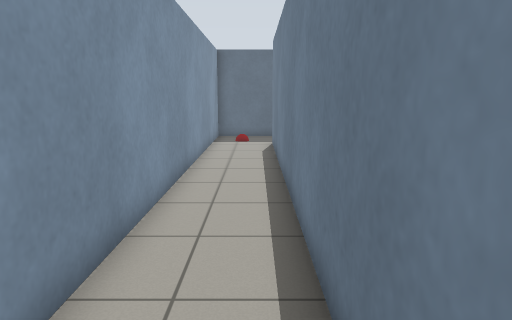
View 1 (above)

20 first-person views from a walk through a world built for the Gazebo simulator. The camera is 1.2 m above the floor, tilts 10° down and sees 70° across. The floor is counted in squares, 0.5 m on a side. Each view is taken from the middle of a square. On the plan, view 1 faces up. The plan holds only what a view shows up to about 20 squares ahead; the rest is blank.

View 2
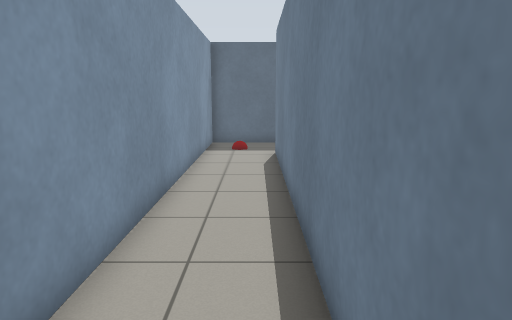

View 3
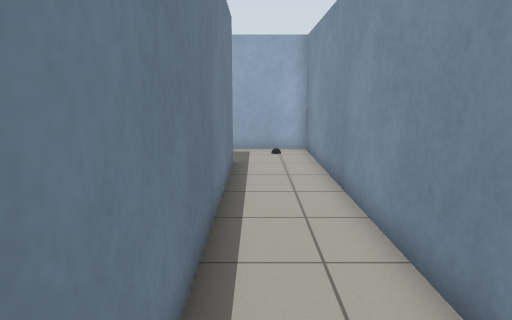

View 4
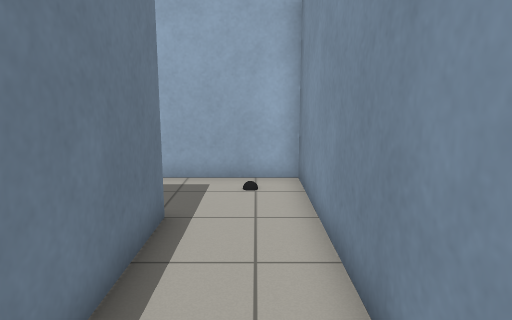

View 5
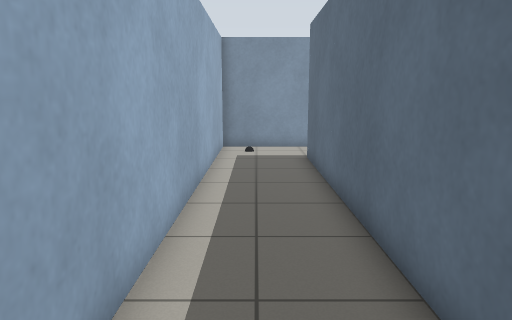

View 6
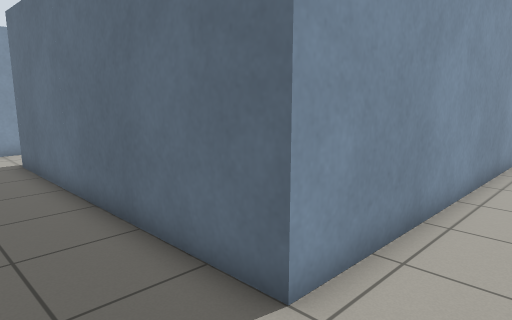

View 7
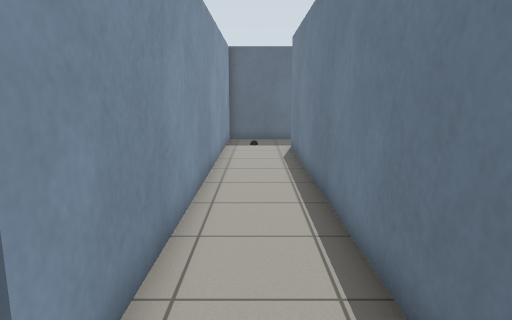

View 8
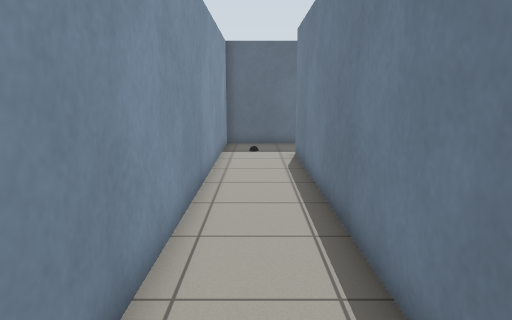

View 9
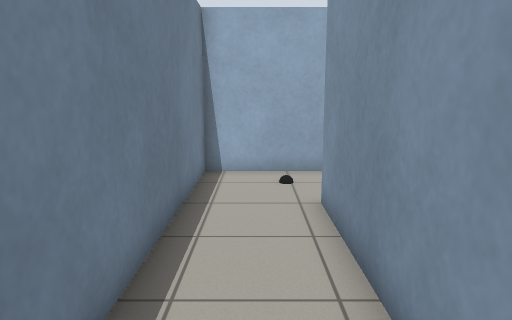

View 10
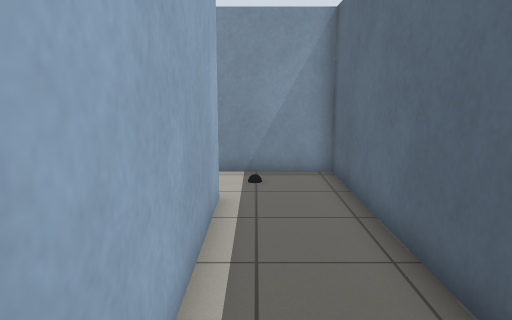

View 11
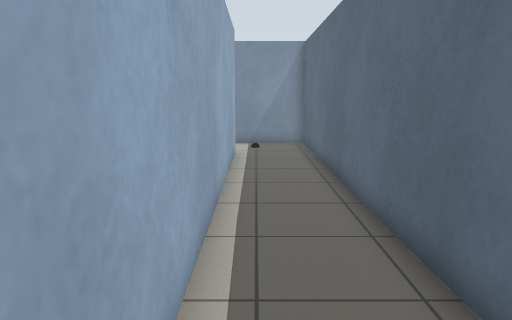

View 12
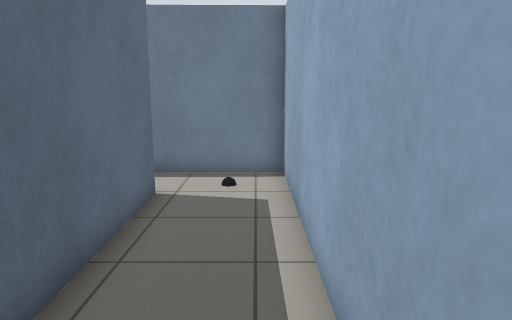

View 13
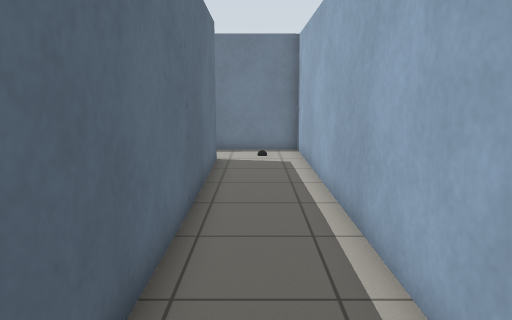

View 14
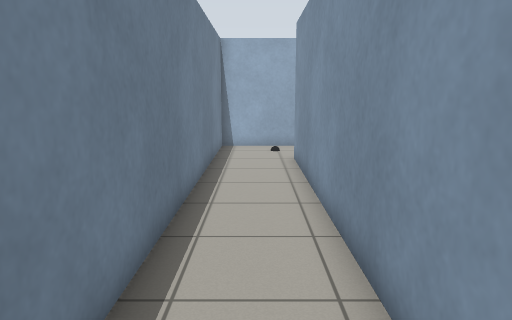

View 15
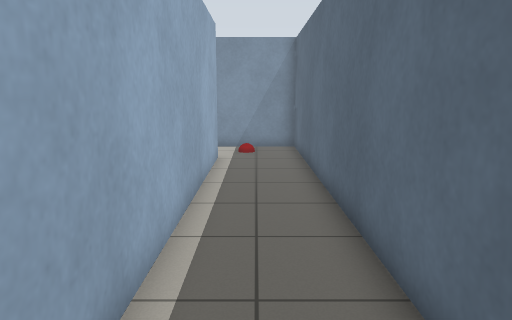

View 16
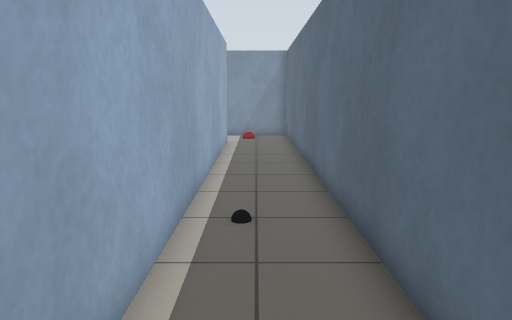

View 17
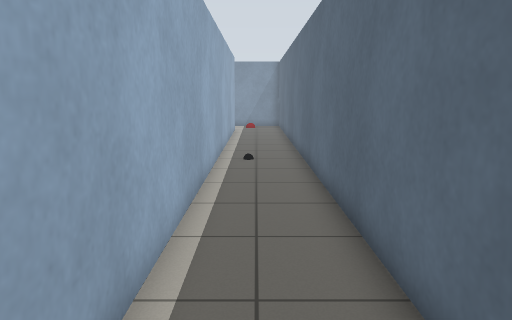

View 18
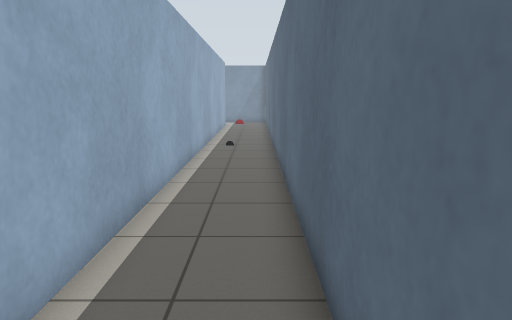

View 19
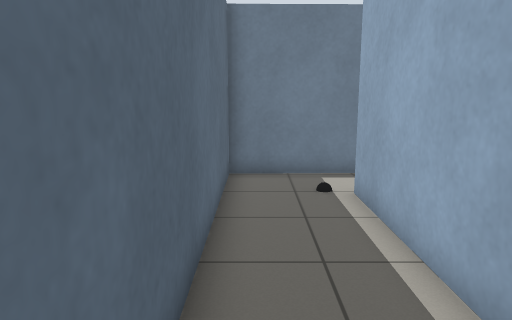

View 20
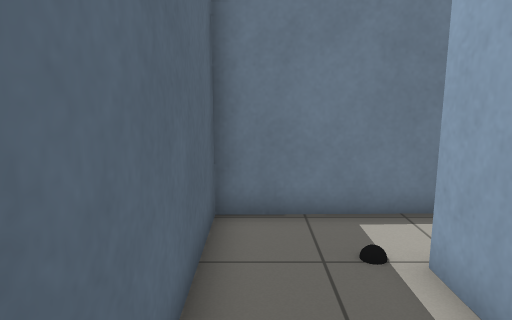

### Floor plan
Points are (right, up) in squares from view 1. A wall is a line through its corners. A room is listed if a view was taken in it or the views show most of it. See-through windows are left out.
Room 1 (views 1, 2, 3, 4, 5, 6, 7, 8, 9, 10, 11, 12, 13, 14, 15, 16, 17, 18, 19, 20)
walls: (30.9, 14.4) (12.5, 14.4) (12.5, -4) (0.8, -4) (0.8, 18.5) (30.8, 18.6); (33.2, 17.3) (33.1, 21.8) (-2.3, 21.8) (-2.3, -7.6) (15.6, -7.6) (15.6, 11.1) (33.3, 11.1) (33.3, 15.3)
objects: other object (-1, -6); other object (-1, 20); other object (13, -6); black ball (13, 20); other object (14, 12); black ball (31, 19); other object (32, 13)

Positions as (right, up) in squares from view 1, and headings:
1: (0, 0), facing up
2: (0, 3), facing up
3: (0, 9), facing down
4: (-1, 3), facing down
5: (15, -6), facing left
6: (15, -7), facing up-left
7: (14, -6), facing up
8: (14, -4), facing up
9: (14, 4), facing down
10: (24, 12), facing left
11: (31, 12), facing left
12: (22, 12), facing right
13: (17, 13), facing right
14: (14, 10), facing down
15: (15, 20), facing left
16: (20, 20), facing left
17: (27, 20), facing left
18: (31, 21), facing left
19: (22, 21), facing right
20: (26, 21), facing right
